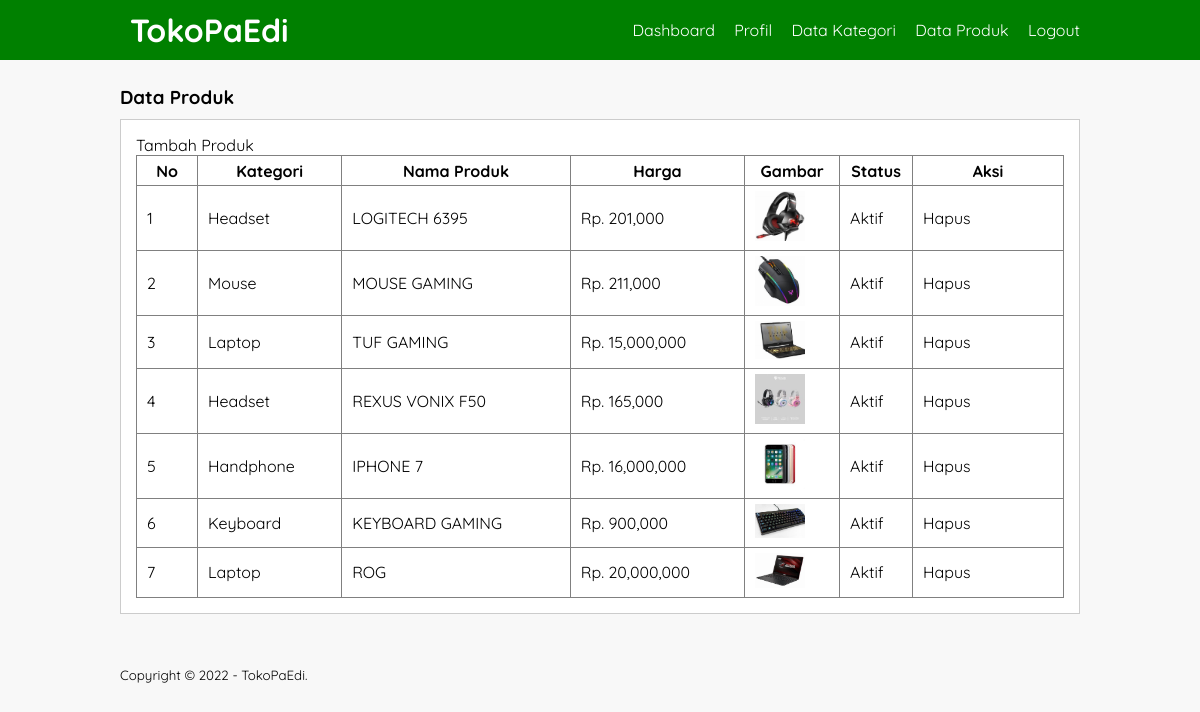
The app's page /data-produk.php (signed in) with its own data.
### tables this page shows
CREATE TABLE `tb_produk` (
  `id_produk` int(11) NOT NULL,
  `id_kategori` int(11) NOT NULL,
  `nama_produk` varchar(100) NOT NULL,
  `harga_produk` int(11) NOT NULL,
  `deskripsi_produk` text NOT NULL,
  `gambar_produk` varchar(100) NOT NULL,
  `status_produk` tinyint(1) NOT NULL,
  `tanggal_buat` timestamp NOT NULL DEFAULT current_timestamp()
);

CREATE TABLE `tb_kategori` (
  `id_kategori` int(11) NOT NULL,
  `nama_kategori` varchar(25) NOT NULL
);

### data-produk.php (the view, shortened to what this page needs)
<?php
	include 'db.php';
?>
<!DOCTYPE html>
<html>
<head>
	<link rel="stylesheet" type="text/css" href="style.css">
</head>
<body>
	<header>
		<div class="container">
		<h1><a href="dashboard.php">TokoPaEdi</a></h1>
		<ul>
			<li><a href="dashboard.php">Dashboard</a></li>
			<li><a href="profil.php">Profil</a></li>
			<li><a href="data-kategori.php">Data Kategori</a></li>
			<li><a href="data-produk.php">Data Produk</a></li>
			<li><a href="logout.php">Logout</a></li>
		</ul>
	</div>
	</header>
	<div class="section">
		<div class="container">
			<h3>Data Produk</h3>
			<div class="box">
				<p><a href="tambah-produk.php">Tambah Produk</a></p>
				<table border="1" cellspacing="0" class="table">
					<thead>
						<tr>
							<th width ="60px">No</th>
							<th>Kategori</th>
							<th>Nama Produk</th>
							<th>Harga</th>
							<th>Gambar</th>
							<th>Status</th>
							<th width="150px">Aksi</th>
						</tr>
					</thead>
					<tbody>
						<?php
							$no = 1;
							$produk = mysqli_query($conn, "SELECT * FROM tb_produk LEFT JOIN tb_kategori USING (id_kategori) ORDER BY id_produk DESC");
							if(mysqli_num_rows($produk) > 0)
							{
							while($row = mysqli_fetch_array($produk))
							{
						?>
						<tr>
							<td><?php echo $no++ ?></td>
							<td><?php echo $row['nama_kategori']?></td>
							<td><?php echo $row['nama_produk']?></td>
							<td>Rp. <?php echo number_format ($row['harga_produk']) ?></td>
							<td><a href="produk/<?php echo $row['gambar_produk'] ?>"> <img src="produk/<?php echo $row['gambar_produk'] ?>" width="50px"></td>
							<td><?php echo ($row['status_produk'] == 0)? 'Tidak Aktif':'Aktif'; ?></td>
							<td>
								<a href="proses-hapus.php?idp=<?php echo $row['id_produk'] ?>" onclick="return confirm('Yakin ingin hapus?')">Hapus</a>
							</td>
						</tr>
						<?php }} else { ?>
							<tr>
								<td colspan="7">Tidak ada data</td>
							</tr>
						<?php } ?>
					</tbody>
				</table>
			</div>
		</div>
		<footer>
			<div class="container">
				<small>Copyright &copy; 2022 - TokoPaEdi.</small>
			</div>
		</footer>
</body>
</html>

### style.css (style rules this page uses)
* { padding: 0; margin: 0; font-family: 'Quicksand', sans-serif; }
body { background-color: #f8f8f8; }
* { color: inherit; text-decoration: none; }
header { background-color: #008000; color: #fff; }
header h1 { float: left; padding:10px; }
header ul { float: right; }
header ul li { display: inline-block; }
header ul li a { padding: 20px 0 20px 15px; display: inline-block; }
footer { padding:25px 0; }
.container { width: 80%; margin:0 auto; }
.container:after { content: ''; display: block; clear: both; }
.section { padding:25px 0; }
.box { background-color: #fff; border:1px solid #ccc; padding: 15px; box-sizing: border-box; margin:10px 0 25px 0; }
.box:after { content: ''; display: block; clear: both; }
.table { width: 100%; border-collapse: collapse; }
.table tr { height: 30px; }
.table tr td { padding: 5px 10px; }

### records on screen
tb_produk: id_kategori.nama_kategori "Headset", nama_produk "LOGITECH 6395", harga_produk "201,000", gambar_produk (picture), status_produk "Aktif"
tb_produk: id_kategori.nama_kategori "Mouse", nama_produk "MOUSE GAMING", harga_produk "211,000", gambar_produk (picture), status_produk "Aktif"
tb_produk: id_kategori.nama_kategori "Laptop", nama_produk "TUF GAMING", harga_produk "15,000,000", gambar_produk (picture), status_produk "Aktif"
tb_produk: id_kategori.nama_kategori "Headset", nama_produk "REXUS VONIX F50", harga_produk "165,000", gambar_produk (picture), status_produk "Aktif"
tb_produk: id_kategori.nama_kategori "Handphone", nama_produk "IPHONE 7", harga_produk "16,000,000", gambar_produk (picture), status_produk "Aktif"
tb_produk: id_kategori.nama_kategori "Keyboard", nama_produk "KEYBOARD GAMING", harga_produk "900,000", gambar_produk (picture), status_produk "Aktif"
tb_produk: id_kategori.nama_kategori "Laptop", nama_produk "ROG", harga_produk "20,000,000", gambar_produk (picture), status_produk "Aktif"
